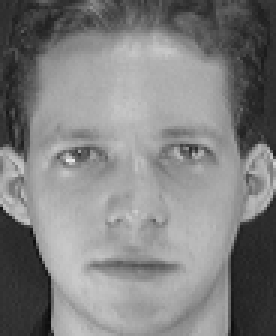
#> input picture Face Recognition by using Linear Discriminant Analysis/dataset1/s1/1.pgm, 92 x 112 px, found by its file name (shown 3 times larger); its folder holds only this picture in this run
$ jupyter execute --allow-errors code.ipynb
#> lines starting #> are read from the running program, lines starting #| are printed output that depends on the picture
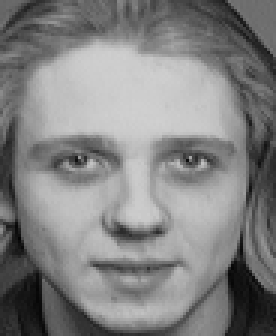
#> input picture Face Recognition by using Linear Discriminant Analysis/dataset1/s12/1.pgm, 92 x 112 px, found by its file name (shown 3 times larger)
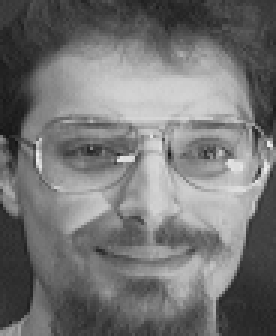
#> input picture Face Recognition by using Linear Discriminant Analysis/dataset1/s17/1.pgm, 92 x 112 px, found by its file name (shown 3 times larger)
[cell 1]
# importing libraries
import numpy as np
import matplotlib.pyplot as plt
from PIL import Image, ImageOps
from statistics import mean

#> (a cell that did not finish here is left out)

#> (a cell that did not finish here is left out)

[cell 4]
# for storing Accuracy Values of PCA for euc_dist and man_dist
PCA_acc_euc =[]
#> PCA_acc_euc = []
PCA_acc_man =[]

# for storing Accuracy Values of LDA for euc_dist and man_dist
LDA_acc_euc =[]
LDA_acc_man =[]

# lets take k values between 3 to 27
K = [i for i in range(3, 27)]

# finding Accuracies using
# 1.PCA and
# 2.LDA

#> (the rest of this cell did not finish here and is left out)
